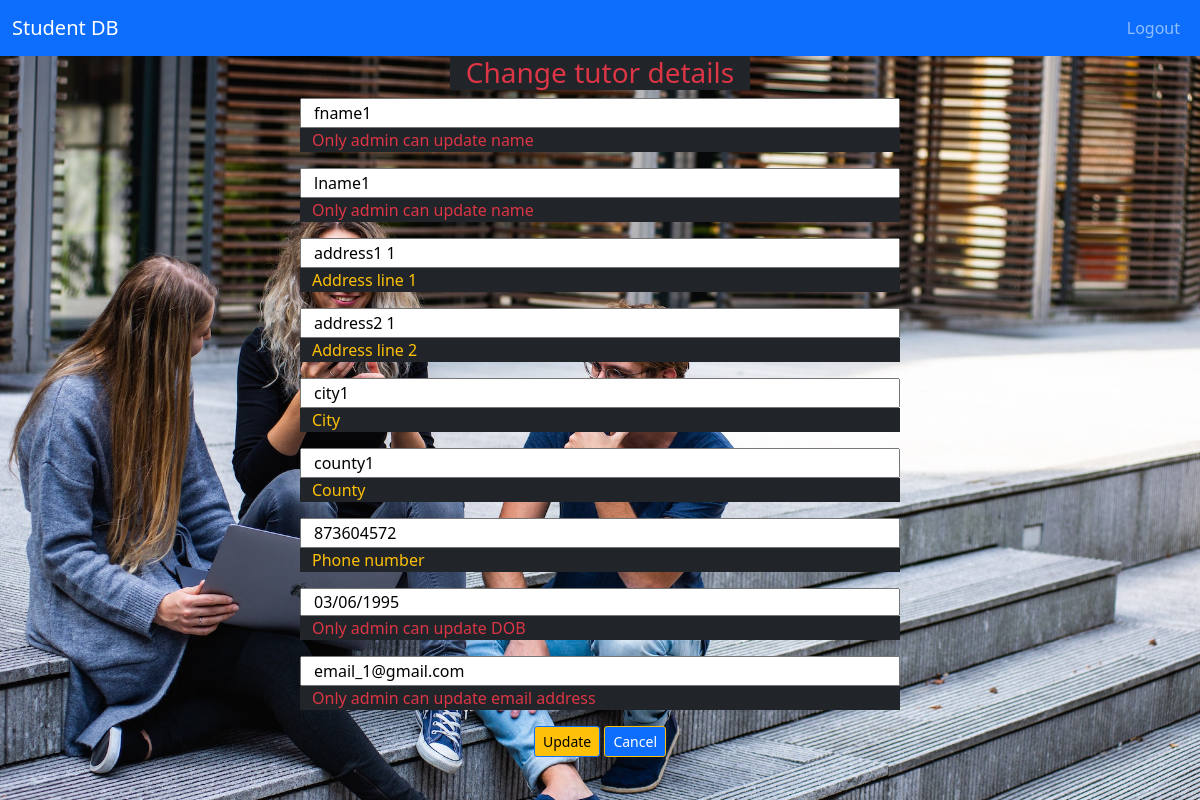
The app's page /update_tutor_profile/1 (signed in) with its own data.
### application/models.py (models this page shows, shortened)
class Tutors(db.Model):
    id = db.Column(db.Integer, primary_key=True)
    t_modules = db.relationship('Modules', cascade="all,delete", backref='tutors') # FK ref Modules
    tutor_fname = db.Column(db.String(30), nullable=False)
    tutor_lname = db.Column(db.String(30), nullable=False)
    tutor_address1 = db.Column(db.String(50), nullable=False)
    tutor_address2 = db.Column(db.String(50), nullable=False)
    tutor_city = db.Column(db.String(30), nullable=False)
    tutor_county = db.Column(db.String(30), nullable=False)
    tutor_phone = db.Column(db.String(20), nullable=False)
    tutor_DOB = db.Column(db.Date, nullable=False)
    tutor_email = db.Column(db.String(50), nullable=False)
    tutor_password_ff = db.Column(db.String(50), nullable=False)
    authority_lvl = db.Column(db.Integer, nullable=False)

### application/routes.py (the view, shortened to what this page needs)
@app.route("/update_tutor_profile/<int:tutor_id>", methods=["GET", "POST"])
def update_tutor_profile(tutor_id):
    if session['user_email']:
        form = TutorForm()
        tutor = Tutors.query.filter_by(id=tutor_id).first()
    return render_template("update_tutor_profile.html", form=form, tutor=tutor)

### templates/update_tutor_profile.html (shortened to what this page needs)
{% extends "base.html" %}
{% block content %}
<h3 class="mx-auto text-center text-danger bg-dark w-25">Change tutor details</h3>
    <div class="row m-auto w-50">
        <div class="">
            <div class="">
                <div class="row">
                    <form class="" method="POST" action="{{ url_for('update_tutor_profile', tutor_id=tutor.id) }}">
                        <div class="row">
                            {% if session['user_email'] == "admin@admin.com" %}
                            {{ form.tutor_fname(class="form-input small-input", value=tutor.tutor_fname) }}
                            <span class="text-warning bg-dark">Forename</span>
                            {% else %}
                            {{ form.tutor_fname(readonly=true, class="form-input small-input", value=tutor.tutor_fname) }}
                            <span class="text-danger bg-dark">Only admin can update name</span>
                            {% endif %}
                        </div>
                        <div class="row">
                            {% if session['user_email'] == "admin@admin.com" %}
                            {{ form.tutor_lname(class="form-input small-input", value=tutor.tutor_lname) }}
                            <span class="text-warning bg-dark">Surname</span>
                            {% else %}
                            {{ form.tutor_lname(readonly=true, class="form-input small-input", value=tutor.tutor_lname) }}
                            <span class="text-danger bg-dark">Only admin can update name</span>
                            {% endif %}
                        </div>
                        <div class="row">
                            {{ form.tutor_address1(class="form-input small-input", value=tutor.tutor_address1) }}
                            <span class="text-warning bg-dark">Address line 1</span>
                        </div>
                        <div class="row">
                        {{ form.tutor_address2(class="form-input small-input", value=tutor.tutor_address2) }}
                        <span class="text-warning bg-dark">Address line 2</span>
                        </div>
                        <div class="row">
                            {{ form.tutor_city(class="form-input small-input", value=tutor.tutor_city) }}
                            <span class="text-warning bg-dark">City</span>
                        </div>
                        <div class="row">
                            {{ form.tutor_county(class="form-input small-input", value=tutor.tutor_county) }}
                            <span class="text-warning bg-dark">County</span>
                        </div>
                        <div class="row">
                            {{ form.tutor_phone(class="form-input small-input", value=tutor.tutor_phone) }}
                            <span class="text-warning bg-dark">Phone number</span>
                        </div>
                        <div class="row">
                            {% if session['user_email'] == "admin@admin.com" %}
                            {{ form.tutor_DOB(class="form-input small-input", value=tutor.tutor_DOB) }}
                            <span class="text-warning bg-dark">Date of birth</span>
                            {% else %}
                            {{ form.tutor_DOB(readonly=true, class="form-input small-input", value=tutor.tutor_DOB) }}
                            <span class="text-danger bg-dark">Only admin can update DOB</span>
                            {% endif %}
                        </div>
                        <div class="row">
                            {% if session['user_email'] == "admin@admin.com" %}
                            {{ form.tutor_email(class="form-input small-input", value=tutor.tutor_email) }}
                            <span class="text-warning bg-dark">Email address</span>
                            {% else %}
                            {{ form.tutor_email(readonly=true, class="form-input small-input", value=tutor.tutor_email) }}
                            <span class="text-danger bg-dark">Only admin can update email address</span>
                            {% endif %}
                        </div>
                        <div class="text-center">
                        <button type="submit" class="btn btn-warning border-primary btn-sm">
                            Update
                        </button>
                        {% if session['user_email'] == "admin@admin.com" %}
                        <a href="{{ url_for('delete_tutor', tutor_id=tutor.id) }}" class="btn btn-danger border-warning btn-sm">Delete</a>
                        <a href="{{ url_for('tutor_profile', user_email=session['user_email']) }}" class="btn btn-primary border-warning btn-sm">Cancel</a>
                        {% else %}
                        <a href="{{ url_for('profile', user_email=session['user_email']) }}" class="btn btn-primary border-warning btn-sm">Cancel</a>
                        {% endif %}
                        </div>
                    </form>
                </div>
            </div>
        </div>
    </div>
{% endblock %}

### static/css/style.css (style rules this page uses)
body { color: white; }

### records on screen
Tutors: tutor_fname "fname1", tutor_lname "lname1", tutor_address1 "address1 1", tutor_address2 "address2 1", tutor_city "city1", tutor_county "county1", tutor_phone "873604572", tutor_DOB "03/06/1995", tutor_email "email_1@gmail.com"
